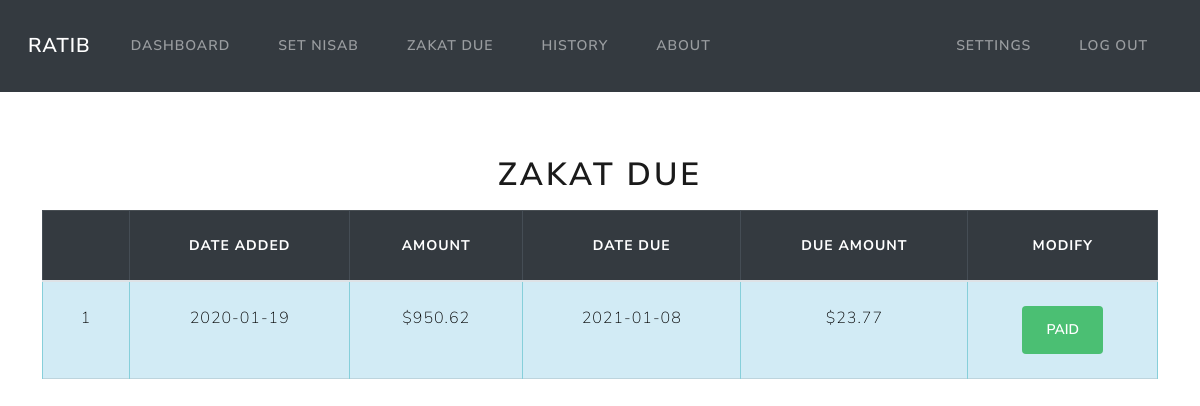
The app's page /due (signed in), older data.
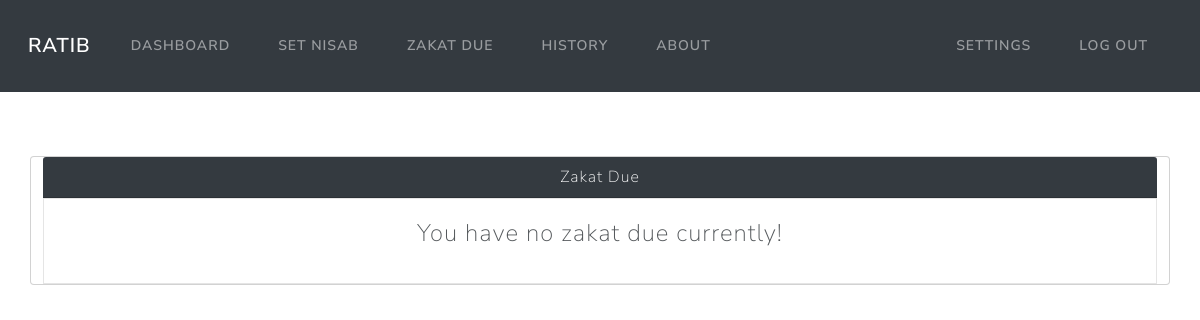
The same page, newer data.
### models.py (models this page shows)
class Income(Base):
    __tablename__ = 'income'
    id = Column(Integer, primary_key=True)
    amount = Column(Numeric(10,2))
    date = Column(DateTime, default=func.now())
    due_date = Column(DateTime, default=calculate_due_date())
    due_amount = Column(Numeric(10,2))
    user_id = Column(Integer, ForeignKey('users.id'))
    user = relationship("User", back_populates="income")
    paid = Column(Boolean, default=False)

### app.py (the view)
@app.route('/due')
@login_required
def due():
    current_date = datetime.now()
    incomes_due = session.query(Income).filter(Income.due_date <= current_date).filter_by(paid=False, user_id=flasksession.get("user_id"))
    if incomes_due.count() == 0:
        return render_template('due.html', incomes=None)
    return render_template('due.html', incomes=incomes_due)

### app.py (called while the page is built)
@app.teardown_appcontext
def shutdown_session(exception=None):
    session.remove()

### utils.py (called while the page is built)
def login_required(f):
    @wraps(f)
    def decorated_function(*args, **kwargs):
        if session.get("user_id") is None:
            return redirect("/login")
        return f(*args, **kwargs)
    return decorated_function

def usd(value):
    return f"${value:,.2f}"

### templates/due.html (shortened to what this page needs)
{% extends 'layout.html' %}
{% block content %}
{% if incomes %}
<div class="table-responsive">
    <table class="table table-bordered mt-3">
        <h1 class="mt-3 text-center"> Zakat Due </h1>
            <thead class="table-dark text-center">
                <th></th>
                <th>Date added</th>
                <th>Amount</th>
                <th>Date Due</th>
                <th>Due Amount</th>
                <th>Modify</th>
            </thead>
            <tbody class="table-info text-center">
                {% for income in incomes %}
                <tr>
                    <td class="text-center">{{ loop.index }}</td>
                    <td>{{ income.date.date() }}</td>
                    <td>{{ income.amount | usd}}</td>
                    <td>{{ income.due_date.date() }}</td>
                    <td>{{ income.due_amount | usd}}</td>
                    <td>
                        <form action="/paid", method="post">
                            <button type="submit" class="btn btn-success">Paid</button>
                        </form>
                    </td>
                </tr>
                {% endfor %}
            </tbody>
    </table>
</div>
{% else %}
<div class="card text-center mt-3">
    <div class="card-header bg-dark text-white">Zakat Due</div>
    <div class="card-body bg-light">
        <p class="fs-3">
            You have no zakat due currently!
        </p>
    </div>
</div>
{% endif %}
{% endblock %}

Row changes from the older to the newer data that the page shows:
no longer on this page (row edited): Income: date "2020-01-19", amount "$950.62", due_date "2021-01-08", due_amount "$23.77"
Text that changed along with them:
text no longer shown: "ZAKAT DUE DATE ADDED AMOUNT DATE DUE DUE AMOUNT MODIFY"
text now shown: "Zakat Due You have no zakat due currently!"
